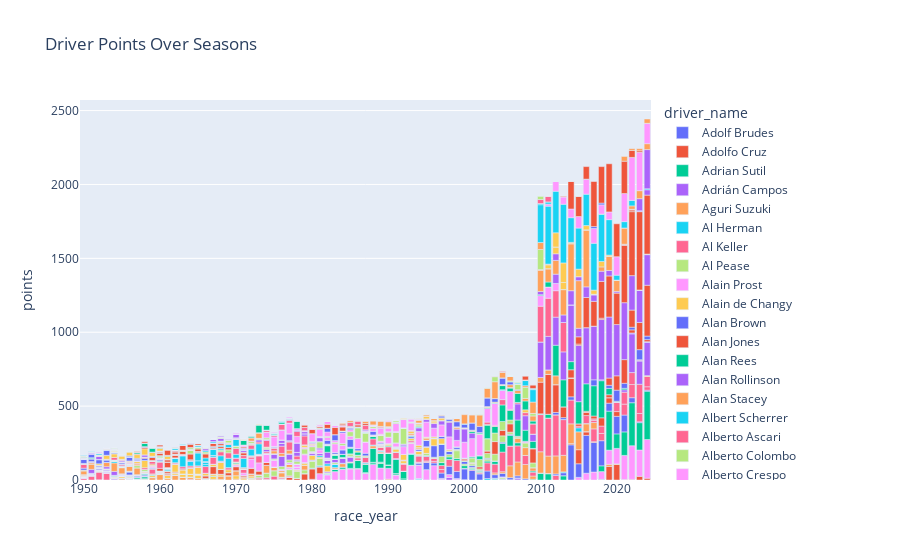

The code cell stored with this chart in its notebook:
### Code cell
# --- Display Settings ---
pd.set_option("display.max_columns", None)
sns.set(style="whitegrid", palette="Set2")

print("Races:", races.shape, " | Drivers:", drivers.shape, " | Results:", results.shape)

# --- Preview ---
display(races.head())
display(drivers.head())

# ======================================
# Data Merging
# ======================================

# Merge core tables: results + races + drivers + constructors
merged = (
    results
    .merge(races, on="raceId")
    .merge(drivers, on="driverId")
    .merge(constructors, on="constructorId")
)

# --- Clean columns ---
merged.rename(columns={"name_x": "race_name", "name_y": "constructor_name"}, inplace=True)
merged["race_year"] = merged["year"]
merged["driver_name"] = merged["forename"] + " " + merged["surname"]

# ======================================
# Driver Performance
# ======================================

driver_points = (
    merged.groupby(["driver_name", "race_year"])["points"]
    .sum()
    .reset_index()
)

plt.figure(figsize=(10,6))
top_drivers = driver_points.groupby("driver_name")["points"].sum().sort_values(ascending=False).head(10).index
sns.barplot(data=driver_points[driver_points["driver_name"].isin(top_drivers)], x="driver_name", y="points", hue="race_year")
plt.xticks(rotation=45)
plt.title("Top 10 Drivers by Yearly Points")
plt.show()

# Interactive alternative:
fig = px.bar(driver_points, x="race_year", y="points", color="driver_name",
             title="Driver Points Over Seasons")
fig.show()

# ======================================
# Constructor Dominance
# ======================================

constructor_points = (
    merged.groupby(["constructor_name", "race_year"])["points"]
    .sum()
    .reset_index()
)

plt.figure(figsize=(10,6))
top_teams = constructor_points.groupby("constructor_name")["points"].sum().sort_values(ascending=False).head(8).index
sns.lineplot(data=constructor_points[constructor_points["constructor_name"].isin(top_teams)],
             x="race_year", y="points", hue="constructor_name")
plt.title("Top Constructors Performance Over the Years")
plt.show()

# ======================================
# Circuit Analysis
# ======================================

race_counts = races["circuitId"].value_counts().reset_index()
race_counts.columns = ["circuitId", "num_races"]
circuit_race_counts = circuits.merge(race_counts, on="circuitId", how="left")

plt.figure(figsize=(10,6))
sns.barplot(data=circuit_race_counts.sort_values("num_races", ascending=False).head(10),
            x="name", y="num_races")
plt.xticks(rotation=45)
plt.title("Most Frequently Used Circuits")
plt.show()

# ======================================
# Pit Stop & Lap Time Insights
# ======================================

if not pit_stops.empty:
    avg_pit = pit_stops.groupby("raceId")["milliseconds"].mean().reset_index()
    avg_pit = avg_pit.merge(races[["raceId", "year", "name"]], on="raceId")
    plt.figure(figsize=(10,6))
    sns.lineplot(data=avg_pit, x="year", y="milliseconds")
    plt.title("Average Pit Stop Duration Over Years")
    plt.show()

if not lap_times.empty:
    lap_summary = lap_times.groupby("raceId")["milliseconds"].mean().reset_index()
    lap_summary = lap_summary.merge(races[["raceId", "year", "name"]], on="raceId")
    plt.figure(figsize=(10,6))
    sns.lineplot(data=lap_summary, x="year", y="milliseconds")
    plt.title("Average Lap Time Trend")
    plt.show()

# ======================================
# Season Summary
# ======================================

season_summary = (
    merged.groupby("race_year")["points"].sum().reset_index()
)
plt.figure(figsize=(10,5))
sns.lineplot(data=season_summary, x="race_year", y="points", marker="o")
plt.title("Total Points Awarded per Season")
plt.show()

# ======================================
# Race Wins Distribution
# ======================================

race_wins = merged[merged["positionOrder"] == 1]
top_winners = race_wins["driver_name"].value_counts().head(10)

plt.figure(figsize=(10,6))
sns.barplot(x=top_winners.values, y=top_winners.index)
plt.title("Top 10 Winning Drivers of All Time")
plt.xlabel("Total Wins")
plt.ylabel("Driver")
plt.show()
